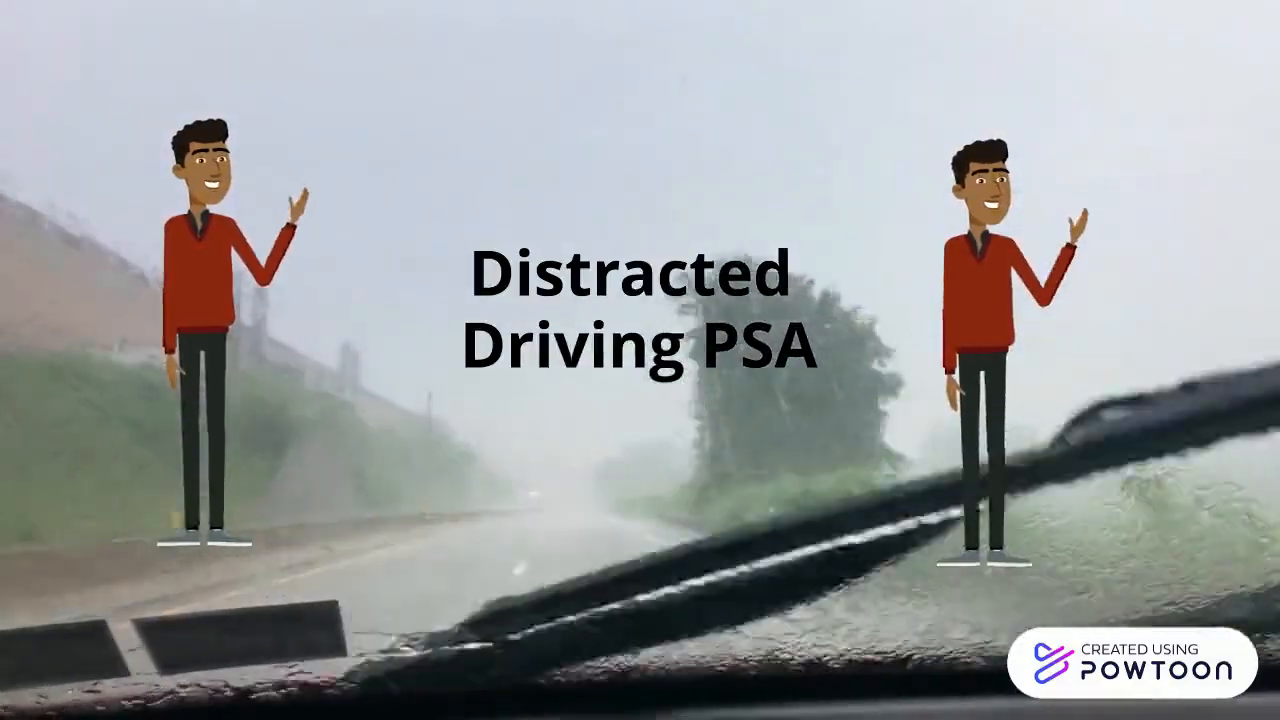
#> input picture frame 57 of Distracted Driving.mp4, 1280 x 720 px
$ python display_video.py
#> lines starting #> are read from the running program, lines starting #| are printed output that depends on the picture
import cv2 as cv
import numpy as np
cap = cv.VideoCapture('\\Users\\lawrence\\Documents\\coding\\opencvprojectirp\\Distracted Driving.mp4')


while cap.isOpened():
    ret, frame = cap.read()
#> frame is the input picture: shape (720, 1280, 3); mean B, G, R 160, 158.6, 155
    if not ret:
       print("Nope")
       break
    gray = cv.cvtColor(frame, cv.COLOR_BGR2GRAY)
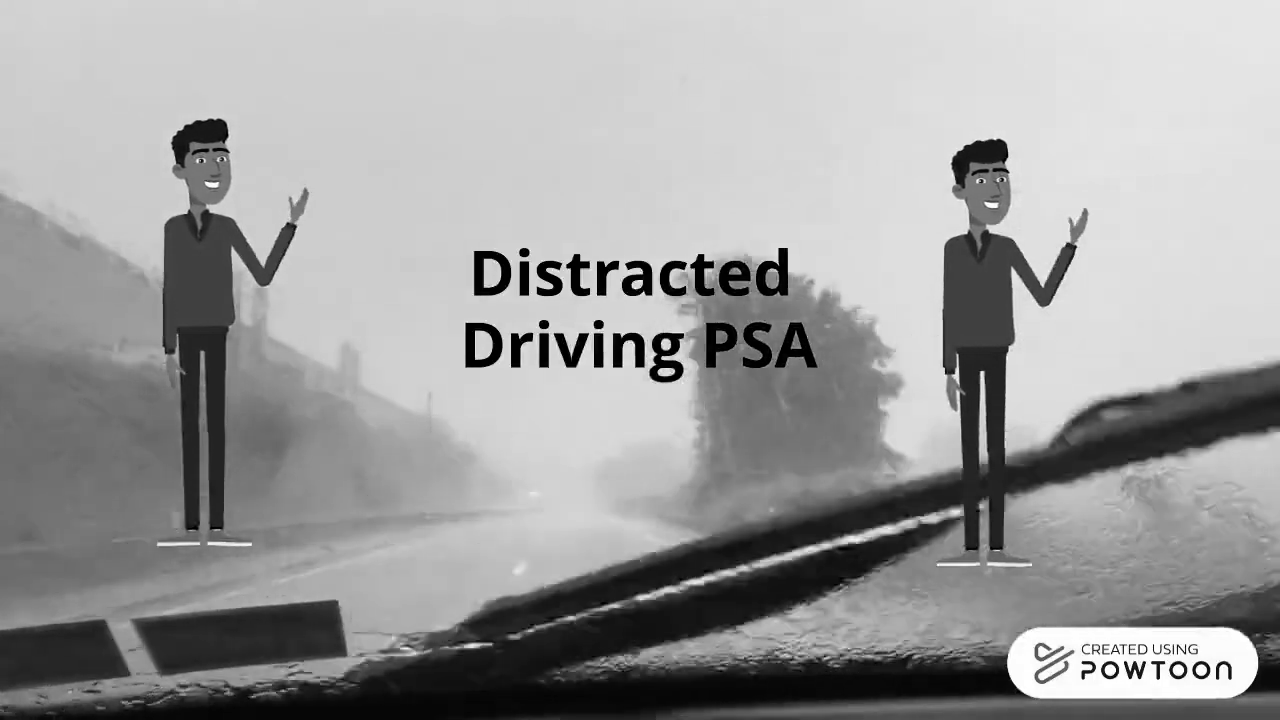
#> gray: shape (720, 1280); min 0, max 255, mean 157.6
    cv.imshow('frame', gray)
    if cv.waitKey(25) == ord('q'):
#> (key q is pressed here)
        break

cap.release()
cv.destroyAllWindows()

$ run again, starting later in the video
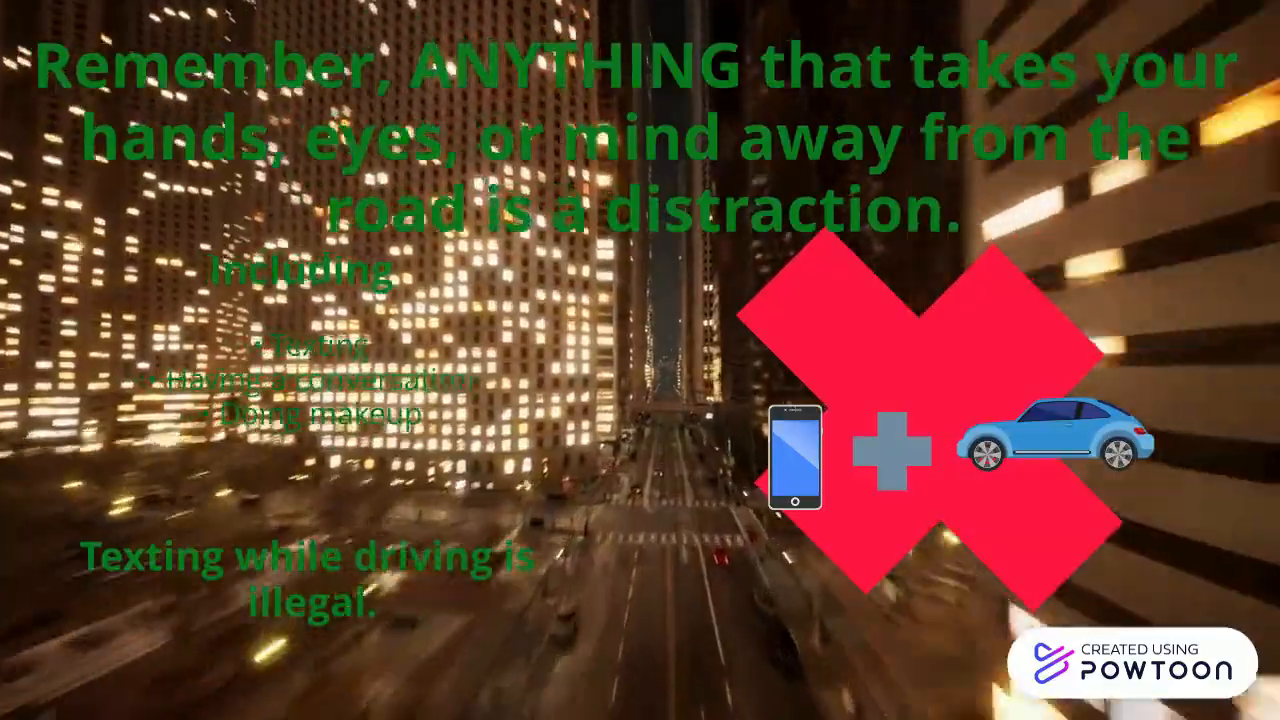
#> input picture frame 259 of Distracted Driving.mp4, 1280 x 720 px
#> frame is the input picture: shape (720, 1280, 3); mean B, G, R 44.2, 64.3, 97.1
#> `gray = cv.cvtColor(frame, cv.COLOR_BGR2GRAY)`:
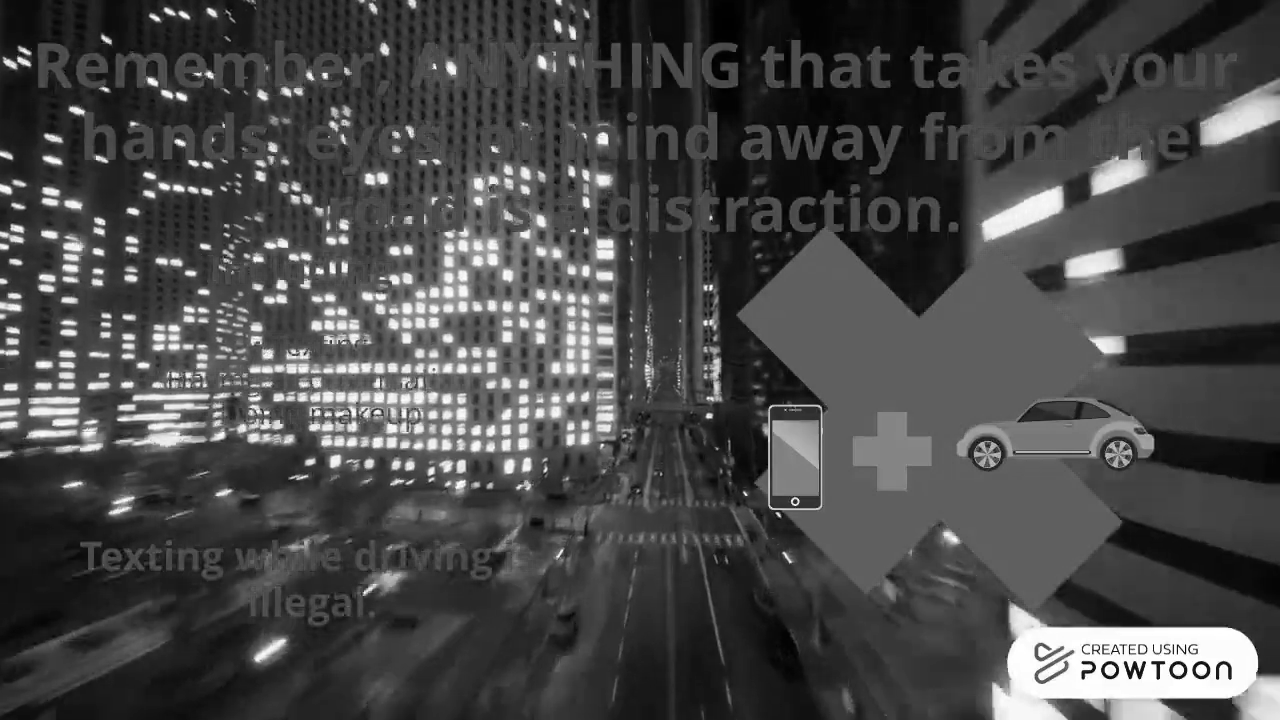
#> gray: shape (720, 1280); min 0, max 255, mean 71.8

$ run again, starting later in the video
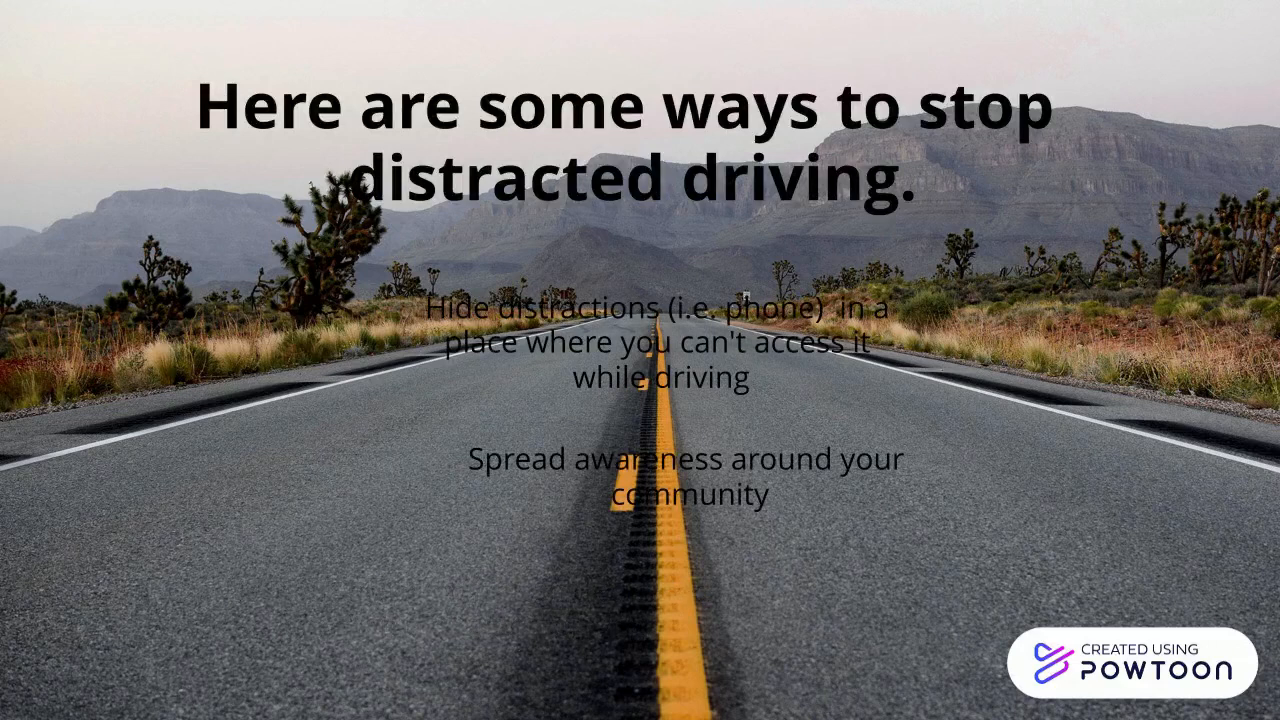
#> input picture frame 460 of Distracted Driving.mp4, 1280 x 720 px
#> frame is the input picture: shape (720, 1280, 3); mean B, G, R 113.3, 114.2, 116.6
#> `gray = cv.cvtColor(frame, cv.COLOR_BGR2GRAY)`:
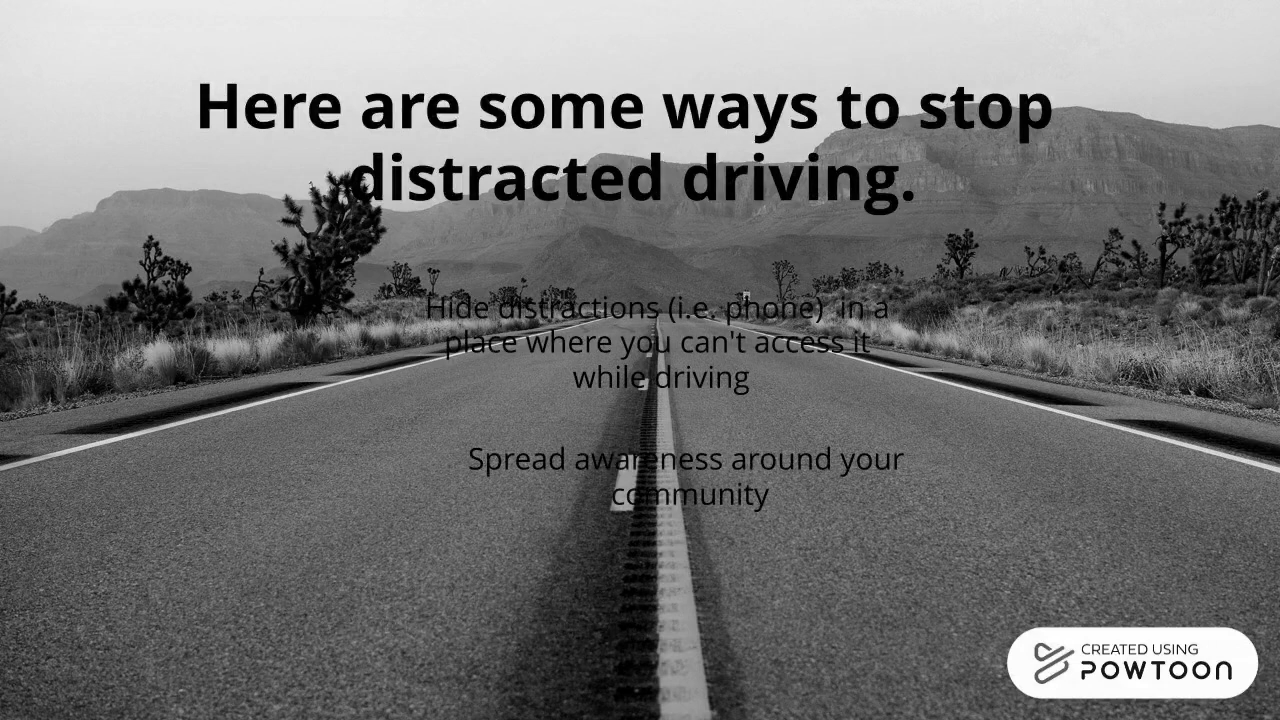
#> gray: shape (720, 1280); min 0, max 255, mean 114.8
